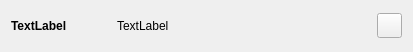
<?xml version="1.0" encoding="UTF-8"?>
<ui version="4.0">
 <class>Form</class>
 <widget class="QWidget" name="Form">
  <property name="geometry">
   <rect>
    <x>0</x>
    <y>0</y>
    <width>413</width>
    <height>52</height>
   </rect>
  </property>
  <property name="windowTitle">
   <string>Form</string>
  </property>
  <property name="styleSheet">
   <string notr="true">QMainWindow{
    color: #b1b1b1;
    background-color: #3c3c3c;
}

QWidget{
            background-color: #444;
            color: white;
}

QScrollArea{
            background-color: #444;
            color: white;
            border: 0px solid #222;
            
}

QListWidget{
            background-color: #444;
            color: white;
            border: 0px solid #222;
            
}

QStatusBar{
    color: white;
}

QMenuBar {
            background-color: #444;
}

QMenuBar::item {
            background-color: #444;
            color: rgb(255,255,255);
}

QMenuBar::item::selected {
            background-color: rgb(30,30,30);
}

QMenu {
            background-color: #3c3c3c;
}

QMenu::item {
            background-color: #3c3c3c;
            color: rgb(255,255,255);
}

QMenu::item::selected {
            background-color: rgb(30,30,30);
}

QDialog
{
    color: #b1b1b1;
    background-color: #3c3c3c;
}

QTabWidget QWidget
{
    background: #444;
}

#page, #page_2, #page_3 {
    background-color: #3c3c3c;
}

QGroupBox {
     color: #628CB2;
     border: 1px solid #222;
     border-radius: 5px;
     margin-top: 1ex; /* leave space at the top for the title */
}

QGroupBox::title {
     subcontrol-origin: margin;
     subcontrol-position: top center; /* position at the top center */
     padding: 0 3px;
     background-color: QLinearGradient( x1: 0, y1: 1, x2: 0, y2: 0, stop: 0 #333, stop: 1 #3c3c3c);
}

QHeaderView::section:vertical
{
    margin-bottom: 4px;
    border: 1px solid;
}

QLineEdit
{
    background-color: QLinearGradient( x1: 0, y1: 0, x2: 0, y2: 1, stop: 0 #4d4d4d, stop: 0 #646464, stop: 1 #5d5d5d);
    padding: 1px;
    border-style: solid;
    border: 1px solid #4D5056;
    border-radius: 5;
    color: #b1b1b1;
}

QPushButton
{
    color: #b1b1b1;
    background-color: QLinearGradient( x1: 0, y1: 0, x2: 0, y2: 1, stop: 0 #565656, stop: 0.1 #525252, stop: 0.5 #4e4e4e, stop: 0.9 #4a4a4a, stop: 1 #464646);
    border-width: 1px;
    border-color: #555555;
    border-style: solid;
    border-radius: 5;
    padding: 3px;
    padding-left: 5px;
    padding-right: 5px;
    outline: 0;
}

QPushButton:pressed
{
    background-color: QLinearGradient( x1: 0, y1: 0, x2: 0, y2: 1, stop: 0 #3d3d3d, stop: 0.1 #3b3b3b, stop: 0.5 #393939, stop: 0.9 #383838, stop: 1 #353535);
}

QComboBox
{
    color: #b1b1b1;
    background-color: QLinearGradient( x1: 0, y1: 0, x2: 0, y2: 1, stop: 0 #565656, stop: 0.1 #525252, stop: 0.5 #4e4e4e, stop: 0.9 #4a4a4a, stop: 1 #464646);
    border: 1px outset #4D5056;
    border-radius: 3px;
    padding: 1px 3px 1px 5px;
    selection-background-color: QLinearGradient( x1: 0, y1: 0, x2: 0, y2: 1, stop: 0 #097ace, stop: 1 #097ace);
    combobox-popup: 1;
}

QComboBox:hover, QPushButton:hover
{
    border: 1px solid QLinearGradient( x1: 0, y1: 0, x2: 0, y2: 1, stop: 0 #333 , stop: 1 #333);
}

QComboBox:on
{
    background-color: QLinearGradient( x1: 0, y1: 0, x2: 0, y2: 1, stop: 0 #2d2d2d, stop: 0.1 #2b2b2b, stop: 0.5 #292929, stop: 0.9 #282828, stop: 1 #252525);
}

QComboBox:!editable:on, QComboBox::drop-down:editable:on {
    background: QLinearGradient( x1: 0, y1: 0, x2: 0, y2: 1, stop: 0 #2d2d2d, stop: 0.1 #2b2b2b, stop: 0.5 #292929, stop: 0.9 #282828, stop: 1 #252525);
}

QComboBox::drop-down
{
     subcontrol-origin: padding;
     subcontrol-position: top right;
     border-left-width: 0px;
     border-left-color: black;
     border-left-style: inset;
     border-top-right-radius: 3px; /* same radius as the QComboBox */
     border-bottom-right-radius: 3px;
}

QComboBox::down-arrow {
     image: url(./icons/arrow.png);
}

QComboBox QAbstractItemView {
    selection-background-color: lightgray;
    background-color: #3c3c3c;
    border: 1px outset #3c3c3c;
}

QLabel
{
    color: #b1b1b1;
    background-color: transparent;
}

QSplitter::handle:vertical
{
    background: qlineargradient(x1:0, y1:0, x2:0, y2:1, stop:0 #494949, stop:1 #6f6f6f);
    height: 2px;
}

QSplitter::handle:horizontal
{
    background: qlineargradient(x1:0, y1:0, x2:1, y2:0, stop:0 #494949, stop:1 #6f6f6f);
    width: 2px;
}

QToolBox {
    background: #444;
}

QToolBox QScrollArea&gt;QWidget&gt;QWidget
{
    background: #444;
}

QToolBox::tab {
   background: qlineargradient(x1: 0, y1: 0, x2: 0, y2: 1, stop: 0 #E1E1E1, stop: 0.4 #DDDDDD, stop: 0.5 #D8D8D8, stop: 1.0 #D3D3D3);
   color: darkgray;
}

QToolBox::tab:selected {
    color: black;
}

QTabWidget::pane { /* The tab widget frame */
    border: 1px solid #333;
    background-color: #3c3c3c;
}

QTabBar::tab {
    background: #3a3a3a;
    border: 1px solid #222;
    border-bottom-color: #444; /* same as the pane color */
    min-width: 8ex;
    border-top-left-radius: 2px;
    border-top-right-radius: 2px;
    padding: 3px;
}


QTabBar::tab:selected, QTabBar::tab:hover {
    background: #444;
    border-bottom-color: #444; /* same as the pane color */
    color: white;
}

QTabBar::tab:!selected {
    margin-top: 2px; /* make non-selected tabs look smaller */
}

QPlainTextEdit {
    background-color: #111;
}</string>
  </property>
  <layout class="QHBoxLayout" name="horizontalLayout">
   <item>
    <widget class="QLabel" name="nameLabel">
     <property name="minimumSize">
      <size>
       <width>0</width>
       <height>0</height>
      </size>
     </property>
     <property name="maximumSize">
      <size>
       <width>100</width>
       <height>16777215</height>
      </size>
     </property>
     <property name="font">
      <font>
       <weight>75</weight>
       <italic>false</italic>
       <bold>true</bold>
      </font>
     </property>
     <property name="text">
      <string>TextLabel</string>
     </property>
    </widget>
   </item>
   <item>
    <widget class="QLabel" name="pathLabel">
     <property name="minimumSize">
      <size>
       <width>0</width>
       <height>0</height>
      </size>
     </property>
     <property name="focusPolicy">
      <enum>Qt::WheelFocus</enum>
     </property>
     <property name="text">
      <string>TextLabel</string>
     </property>
    </widget>
   </item>
   <item>
    <widget class="QPushButton" name="pushButton">
     <property name="minimumSize">
      <size>
       <width>25</width>
       <height>25</height>
      </size>
     </property>
     <property name="maximumSize">
      <size>
       <width>25</width>
       <height>25</height>
      </size>
     </property>
     <property name="text">
      <string/>
     </property>
     <property name="icon">
      <iconset>
       <normaloff>../icons/trash.png</normaloff>../icons/trash.png</iconset>
     </property>
     <property name="iconSize">
      <size>
       <width>20</width>
       <height>20</height>
      </size>
     </property>
    </widget>
   </item>
  </layout>
 </widget>
 <resources/>
 <connections/>
</ui>
